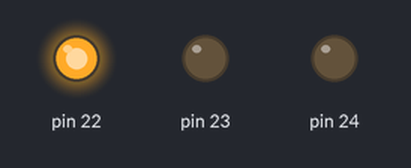
The program below on a simulated Raspberry Pi (header pin numbers). On the bench: output pins drawn as LEDs (lit = HIGH). At 3.0 s the program stops and its outputs stay as they are.

Above: at 0.1 s.
At 1.1 s:
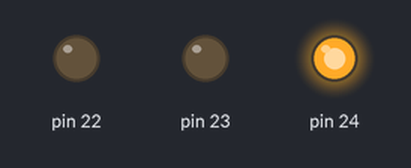
At 2.1 s:
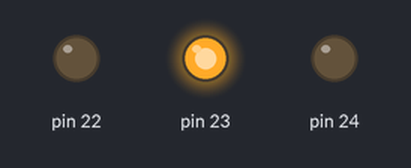
At 3.1 s:
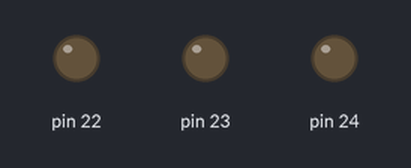
Timing chart, 0 to 4.5 s (numbered marks = the images above):
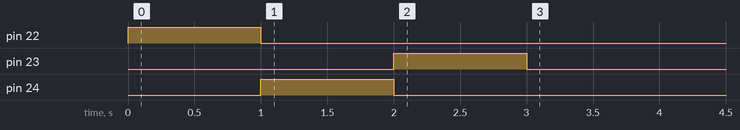

Measured:
- by itself, pin 22: LOW → HIGH at 0.00 s, → LOW 1.0 s later
- by itself, pin 23: LOW → HIGH at 2.0 s, → LOW 1.0 s later
- by itself, pin 24: LOW → HIGH at 1.0 s, → LOW 1.0 s later

The program:

three_leds.py
```python
'''
Darryl Meyer
13 July 2015

Lights up 3 LEDs in sequence, by default an LED on pin 22,
an LED on pin 23 and an LED on pin 24.

'''

import RPi.GPIO as GPIO
import time
import sys

def activateLED(pin, wait_time):
	try:
		GPIO.output(pin, GPIO.HIGH) # HIGH = LED on
		time.sleep(wait_time)
		GPIO.output(pin, GPIO.LOW) # LOW = LED off
	except Exception as e:
		print("Could not light up LED", e)
		GPIO.output(pin, GPIO.LOW)

	return;

wait_time = float(sys.argv[1]) if len(sys.argv) > 1 else 1
pin_1 = int(sys.argv[2]) if len(sys.argv) > 2 else 22
pin_2 = int(sys.argv[3]) if len(sys.argv) > 3 else 24
pin_3 = int(sys.argv[4]) if len(sys.argv) > 4 else 23

GPIO.setmode(GPIO.BOARD)
GPIO.setup(pin_1, GPIO.OUT)
GPIO.setup(pin_2, GPIO.OUT)
GPIO.setup(pin_3, GPIO.OUT)

activateLED(pin_1, wait_time)
activateLED(pin_2, wait_time)
activateLED(pin_3, wait_time)

GPIO.cleanup() # close GPIO library
```
